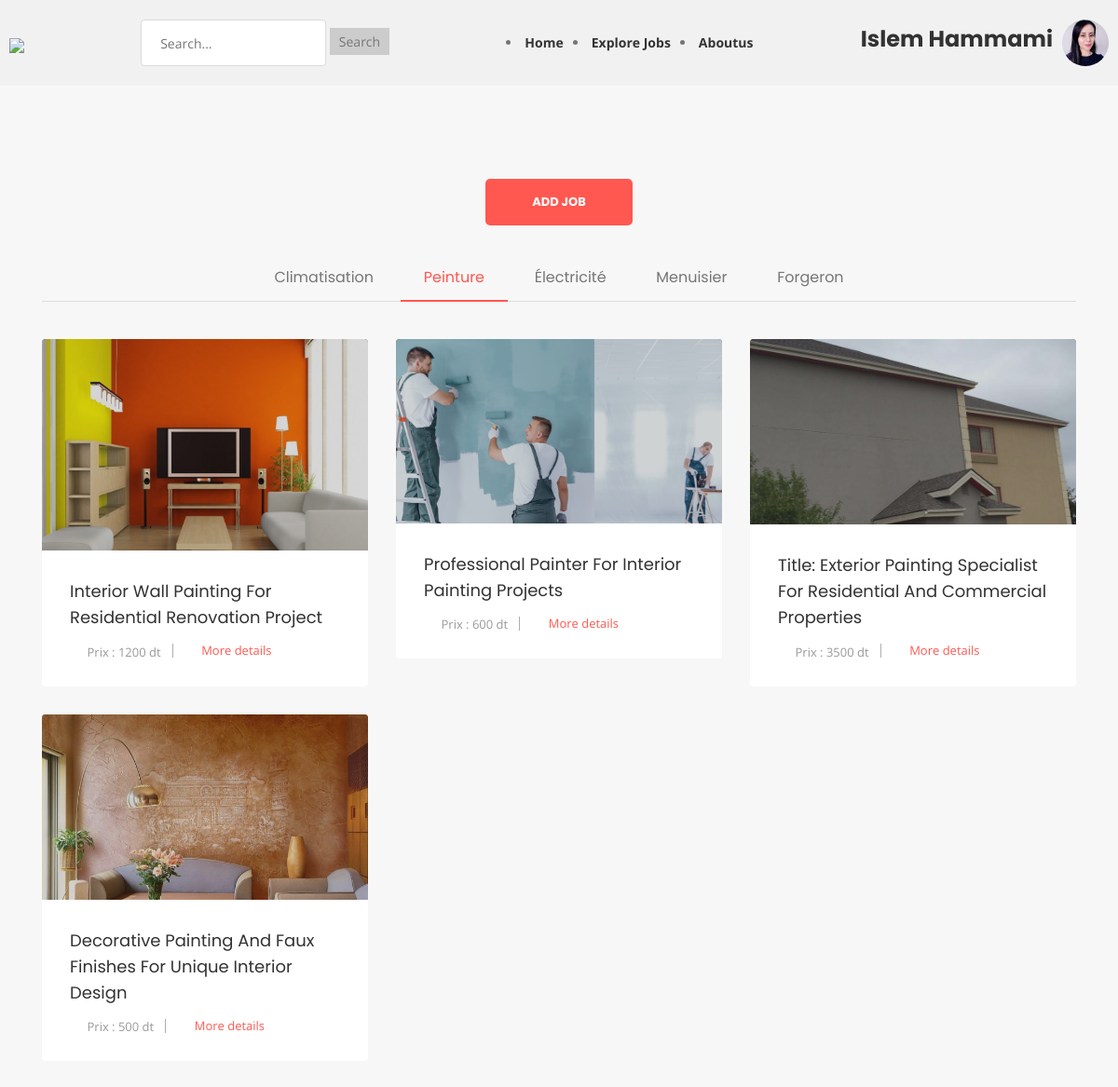
The app's page /Freelance-Website/Peinture.php (signed in) with its own data.
### tables this page shows
CREATE TABLE `users` (
  `id` int NOT NULL,
  `username` varchar(255) NOT NULL,
  `password` varchar(255) NOT NULL,
  `email` varchar(255) NOT NULL,
  `created_at` timestamp NOT NULL DEFAULT CURRENT_TIMESTAMP,
  `address` varchar(255) DEFAULT 'not declared',
  `phone_number` varchar(20) DEFAULT 'not declared',
  `additional_info` varchar(255) DEFAULT 'not declared',
  `profile_pic` varchar(255) DEFAULT 'Profile-Icon-SVG-09856789.png',
  `cv` varchar(255) DEFAULT NULL
);

CREATE TABLE `jobs` (
  `id` int NOT NULL,
  `title` varchar(255) NOT NULL,
  `categorie` varchar(255) DEFAULT NULL,
  `description` text,
  `cover_path` varchar(255) NOT NULL,
  `user_id` int NOT NULL,
  `created_at` timestamp NOT NULL DEFAULT CURRENT_TIMESTAMP,
  `prix` varchar(255) DEFAULT 'free'
);

### Freelance-Website/Peinture.php (the view, shortened to what this page needs)
<?php
require_once('connbd.php');
include 'navANDhead.php';
$query = "SELECT * FROM jobs where categorie = 'Peinture'";
$jobs = $db->query($query)->fetchAll(PDO::FETCH_ASSOC);
?>
<!DOCTYPE html>
<html>
<head>
    <link rel="stylesheet" type="text/css" href="css/bookcard.css">
    <link rel="stylesheet" href="css/bootstrap.min.css">
    <link rel="stylesheet" href="css/normalize.css">
    <link rel="stylesheet" href="css/scrollbar.css">
    <link rel="stylesheet" href="css/fontawesome/fontawesome-all.css">
    <link rel="stylesheet" href="css/font-awesome.min.css">
    <link rel="stylesheet" href="css/owl.carousel.min.css">
    <link rel="stylesheet" href="css/jquery-ui.css">
    <link rel="stylesheet" href="css/linearicons.css">
    <link rel="stylesheet" href="css/tipso.css">
    <link rel="stylesheet" href="css/chosen.css">
    <link rel="stylesheet" href="css/prettyPhoto.css">
    <link rel="stylesheet" href="css/main.css">
    <link rel="stylesheet" href="css/color.css">
    <link rel="stylesheet" href="css/transitions.css">
    <link rel="stylesheet" href="css/responsive.css">
</head>
<body>
    <main id="wt-main" class="wt-main wt-haslayout wt-innerbgcolor">
        <div class="wt-haslayout wt-main-section">
            <div class="wt-btnarea" style="text-align: center;">
                <a href="uplodejobform.php" class="wt-btn">Add Job</a><br><br><br>
            </div>
            <div class="container">
                <div class="row justify-content-md-center">
                    <div class="col-12 col-sm-12 col-md-12 col-lg-12 float-left">
                        <div class="wt-articletabshold">
                            <ul class="wt-navarticletab nav navbar-nav">
                                <li class="nav-item">
                                    <a  id="all-tab" data-toggle="tab" href="Climatisation.php">Climatisation</a>
                                </li>
                                <li class="nav-item">
                                    <a class="active" id="business-tab" data-toggle="tab" href="Peinture.php">Peinture</a>
                                </li>
                                <li class="nav-item">
                                    <a id="trading-tab" data-toggle="tab" href="Électricité.php">Électricité</a>
                                </li>
                                <li class="nav-item">
                                    <a id="economics-tab" data-toggle="tab" href="Menuisier.php">Menuisier</a>
                                </li>
                                <li class="nav-item">
                                    <a id="marketing-tab" data-toggle="tab" href="Forgeron.php">Forgeron</a>
                                </li>
                            </ul>
                            <div class="tab-content wt-haslayout">
                                <div class="wt-contentarticle tab-pane active fade show" id="alltab">
                                    <div class="row">
                                        <?php foreach ($jobs as $job) : ?>
                                            <div class="col-12 col-sm-12 col-md-6 col-lg-6 col-xl-4">
                                                <div class="wt-article">
                                                    <figure>
                                                        <img src="<?php echo $job['cover_path']; ?>" alt="img description">
                                                    </figure>
                                                    <div class="wt-articlecontent">
                                                        <div class="wt-title">
                                                            <h2><?php echo $job['title']; ?></h2>
                                                        </div>
                                                        <ul class="wt-postarticlemeta">
                                                            <li>
                                                                <a href="javascript:void(0);">
                                                                    <i class="lnr lnr-clock"></i>
                                                                    <span>Prix : <?php echo $job['prix']; ?></span>
                                                                </a>
                                                            </li>
                                                            <li>
                                                                <a href="javascript:void(0);">
                                                                    <i class="lnr lnr-user"></i>
                                                                    <span><a href="showjobdetails.php?job_id=<?php echo $job['id']; ?>">More details</a></span>
                                                                </a>
                                                            </li>
                                                        </ul>
                                                    </div>
                                                </div>
                                            </div>
                                        <?php endforeach; ?>
                                    </div>
                                </div>
                            </div>
                        </div>
                    </div>
                </div>
            </div>
        </div>
    </main>
</body>
</html>

### Freelance-Website/navANDhead.php (shortened to what this page needs)
<?php
require_once('connbd.php');
?>
<!DOCTYPE html>
<html lang="en">
<head>
    <link rel="stylesheet" href="css/navbar.css">
    <link rel="stylesheet" href="css/booksstyle.css">
</head>
<body>
<header>
    <div class="header-container">
        <h1><a href="index.php"><img src="resorses/logo.png" width="190"></a></h1>
        <form method="get" action="search.php" class="search-form">
            <input type="text" name="search" class="search-input" placeholder="Search...">
            <input type="submit" value="Search" class="search-submit">
        </form>
        <nav class="nava">
            <ul>
                <li class="nava"><a href="index.php">Home</a></li>
                <li class="nava"><a href="Climatisation.php">Explore Jobs</a></li>
                <li class="nava"><a href="aboutpage.php">Aboutus</a></li>
            </ul>
        </nav>
        <div class="user-info">
            <h3 class="user-name">
                 <?php
                 if(isset($_SESSION['login'])){
                 $login=$_SESSION['login'];
                    $query = "SELECT * FROM users where username='$login'";
                    $user = $db->query($query)->fetchAll(PDO::FETCH_ASSOC);
                    foreach ($user as $user3):
                    echo $user3['username'];
                    endforeach;}
                    else{
                        echo "Guest";
                    }
                ?>
            </h3>
            <a href="profile.php"><img src="<?php
            if(isset($_SESSION['login'])){
                echo $user3['profile_pic'];
                }
                   else{
                       echo "Profile-Icon-SVG-09856789.png";
                   }
            ?>" alt="Profile photo" class="profile-photo" style="width: 50px;height:50px;" ></a>
        </div>
    </div>
</header>

### Freelance-Website/css/navbar.css (style rules this page uses)
.header-container { display: flex; align-items: center; justify-content: space-between; padding: 10px; background-color: #f1f1f1; }
.header-container h1 { margin: 0; }
.search-form { margin: 0 20px; }
.search-input { padding: 5px; }
.search-submit { padding: 5px 10px; background-color: #ccc; border: none; cursor: pointer; }
.nava ul { list-style-type: none; padding: 0; margin: 0; display: flex; }
.nava li { margin-right: 10px; }
.nava a { text-decoration: none; color: #333; font-weight: bold; }
.user-info { display: flex; align-items: center; }
.user-name { margin-right: 10px; }
.profile-photo { width: 30px; height: 30px; border-radius: 50%; }

### Freelance-Website/css/booksstyle.css (style rules this page uses)
a { text-decoration: none; color: #0077FF; }

### Freelance-Website/css/color.css (style rules this page uses)
a, p a, p a:hover, a:hover, a:focus, a:active, .wt-navigation > ul > li:hover > a, .wt-navigation > ul > li.current-menu-item > a, .wt-navarticletab li:hover a, .wt-navarticletab li a.active, .wt-categoriescontent li a:hover, .wt-joinsteps li.wt-active a, .wt-effectivecontent li:hover a, .wt-articlesingle-content .wt-description .wt-blockquotevone q, .wt-filtertag li:hover a, .wt-userlisting-breadcrumb li .wt-clicksave, .wt-clicksave, .wt-qrcodefeat h3 span, .wt-comfollowers ul li:hover a span, .wt-postarticlemeta .wt-following span, .tg-qrcodefeat h3 span { color: #ff5851; }
.wt-btn:hover, .wt-dropdowarrow, .navbar-toggle, .wt-btn, .wt-navigationarea .wt-navigation > ul > li > a:after, .wt-searchbtn, .wt-sectiontitle:after, .wt-navarticletab li a:after, .wt-pagination ul li a:hover, .wt-pagination ul li.wt-active a, .wt-widgettag a:hover, .wt-articlesingle-content .wt-description blockquote span i, .wt-searchgbtn, .wt-filtertagclear a, .ui-slider-horizontal .ui-slider-range, .wt-btnsearch, .wt-newnoti a em, .wt-notificationicon > a:after, .wt-rightarea .wt-nav .navbar-toggler, .wt-usersidebaricon span, .wt-usersidebaricon span i, .wt-filtertag .wt-filtertagclear a, .loader:before, .wt-offersmessages .wt-ad:after, .wt-btnsendmsg, .wt-tabstitle li a:before, .wt-tabscontenttitle:before, .wt-tablecategories thead tr th:first-child:before, .wt-tablecategories tbody tr td:first-child:before, .wt-slidernav .wt-prev:hover, .wt-slidernav .wt-next:hover { background:#ff5851; }

### Freelance-Website/css/transitions.css (style rules this page uses)
*:after, *:before, p a, a, .wt-socialicons li a, .wt-roundicontext, .wt-roundicontext .wt-usericonholder, .sub-menu, .mega-menu, .wt-article, .wt-article figure img, .wt-speakerimg img, .wt-categoryslidercontent, .wt-filtertag li a i, .wt-userlistinghold, .wt-companysdetails, .wt-companysdetails .wt-companysimg img, .wt-comfollowers ul li, .wt-comfollowers ul li a span, .wt-comfollowers ul li a span img, .wt-articlesuser .wt-particlehold figure img, .wt-project figure img, .wt-usernav, .wt-btn, .wt-particlehold figure img, .wt-main, .wt-offersmessages .wt-ad, .wt-openmenu .wt-usersidebar .wt-companysinfo .wt-title, .wt-openmenu .wt-usersidebar .wt-companysinfo .wt-btnarea, .wt-iconbox i, .wt-tabstitle li, .wt-tablecategories tr, .wt-designimg input[type=radio]+ label img, .wt-designimg input[type=radio]+ label i, .wt-navigation > ul > li > .sub-menu > li.menu-item-has-children .sub-menu li, .wt-navigation > ul > li > .sub-menu > li, .chosen-container-multi .chosen-choices li.search-choice, .wt-dateandmsg span:nth-child(2), .wt-posteditem, .wt-slidernav .wt-prev, .wt-slidernav .wt-next, .wt-btnmenutoggle { -webkit-transition: all 300ms ease-in-out; -moz-transition: all 300ms ease-in-out; -ms-transition: all 300ms ease-in-out; -o-transition: all 300ms ease-in-out; transition: all 300ms ease-in-out; }

### records on screen
users: username "Islem Hammami", profile_pic (picture)
jobs: cover_path (picture), title "Interior Wall Painting For Residential Renovation Project", prix "1200 dt"
jobs: cover_path (picture), title "Professional Painter For Interior Painting Projects", prix "600 dt"
jobs: cover_path (picture), title "Title: Exterior Painting Specialist For Residential And Commercial Properties", prix "3500 dt"
jobs: cover_path (picture), title "Decorative Painting And Faux Finishes For Unique Interior Design", prix "500 dt"
